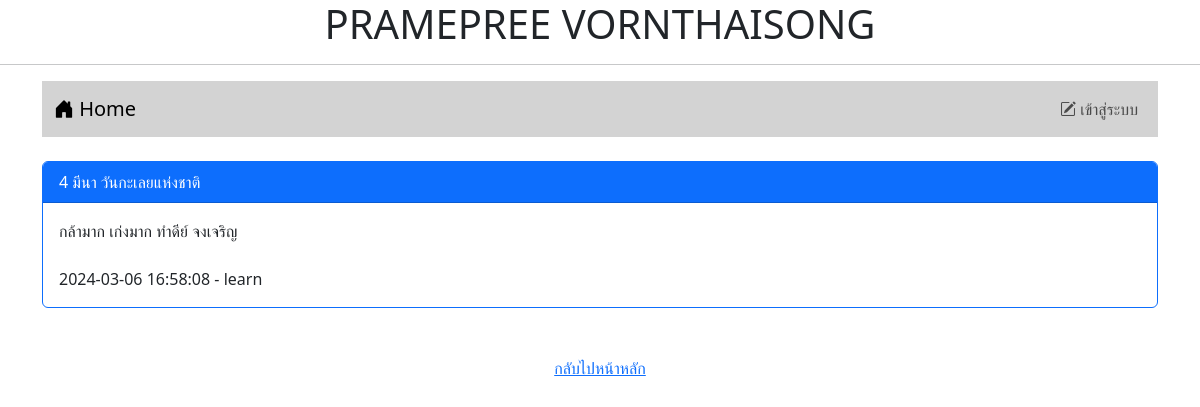
Screenshot of /post.php?id=8 with the database file from the repository.
### tables this page shows
CREATE TABLE `post` (
  `id` int(11) NOT NULL,
  `title` varchar(128) NOT NULL,
  `content` varchar(2048) NOT NULL,
  `post_date` datetime NOT NULL,
  `cat_id` int(11) NOT NULL,
  `user_id` int(11) NOT NULL
);

CREATE TABLE `user` (
  `id` int(11) NOT NULL,
  `login` varchar(32) NOT NULL,
  `password` varchar(64) NOT NULL,
  `name` varchar(64) NOT NULL,
  `gender` char(1) NOT NULL,
  `email` varchar(32) NOT NULL,
  `role` char(1) NOT NULL
);

### post.php (the view, shortened to what this page needs)
<!DOCTYPE html>
<html lang="en">
<head>
    <link rel="stylesheet" href="bootstrap-5.3.2-dist/css/bootstrap.min.css">
    <link rel="stylesheet" href="https://cdn.jsdelivr.net/npm/bootstrap-icons@1.11.3/font/bootstrap-icons.min.css">
</head>
<body>
    <h1 style="text-align: center">PRAMEPREE VORNTHAISONG</h1>
    <hr>
    <div class=" container">
        <?php include "nav.php" ?>
        <br>
        <?php
        $conn = new PDO("mysql:host=localhost;dbname=webboard;charset=utf8", "root", "");
        $sql = "select post.title,post.content,post.post_date,user.login
            from post inner join user on
            (post.user_id=user.id) where post.id=$_GET[id]";
        $result = $conn->query($sql);
        while ($row = $result->fetch()) {
            echo "<div class='card border-primary'>";
            echo "<div class='card-header bg-primary text-white'>$row[0]</div>";
            echo "<div class='card-body'>$row[1]<br><br>$row[2] - $row[3]</div>";
            echo "</div>";
        }
        ?>
        <br>
    </div>
    <br>
    <center>
        <a href="index.php">กลับไปหน้าหลัก</a>
    </center>
</body>
</html>

### rows the page displays
post: title "4 มีนา วันกะเลยแห่งชาติ", content "กล้ามาก เก่งมาก ทำดีย์ จงเจริญ", post_date "2024-03-06 16:58:08", user.login "learn"
